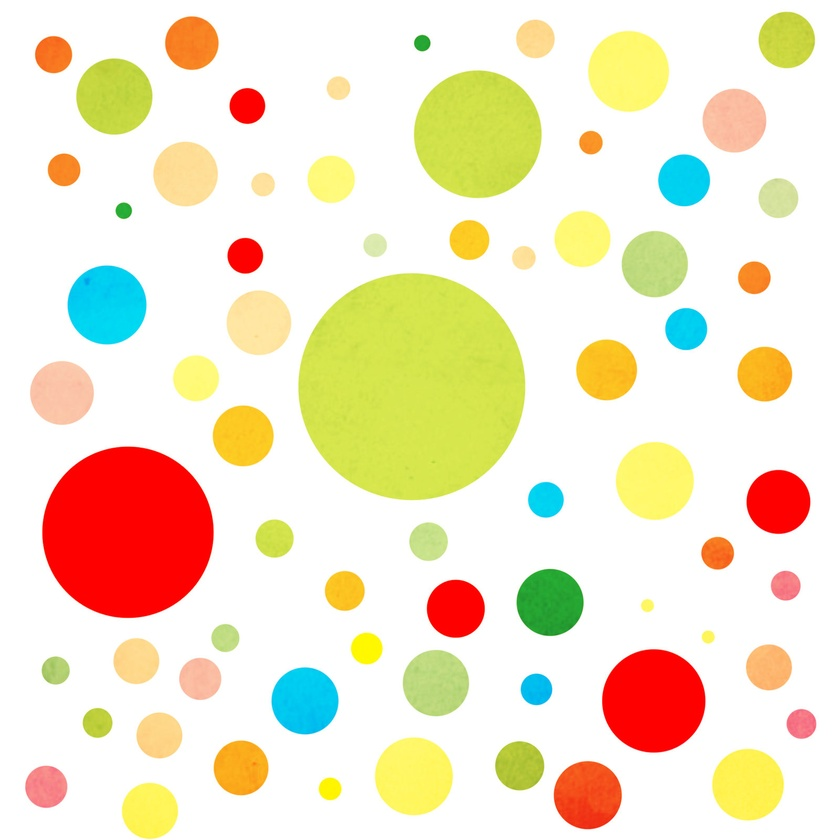
#> input picture opencv/board.jpg, 840 x 840 px, shrunk from 1600 x 1600 before the run, given in place of the camera
$ python disp_camera.py   (older library calls are emulated)
#> lines starting #> are read from the running program, lines starting #| are printed output that depends on the picture; after the words box and inside, x2 and y2 are one past the last pixel; in counts of white or black regions, pixels touching at a corner belong together
__author__ = 'andy'
import cv2
import numpy as np
import sys

cap = cv2.VideoCapture(0)

while(True):
    # Capture frame-by-frame
    ret, frame = cap.read()
#> frame is the input picture: shape (840, 840, 3); mean B, G, R 203.4, 230.3, 243
    frame = cv2.medianBlur(frame,5)
    gray = cv2.cvtColor(frame, cv2.COLOR_BGR2GRAY)
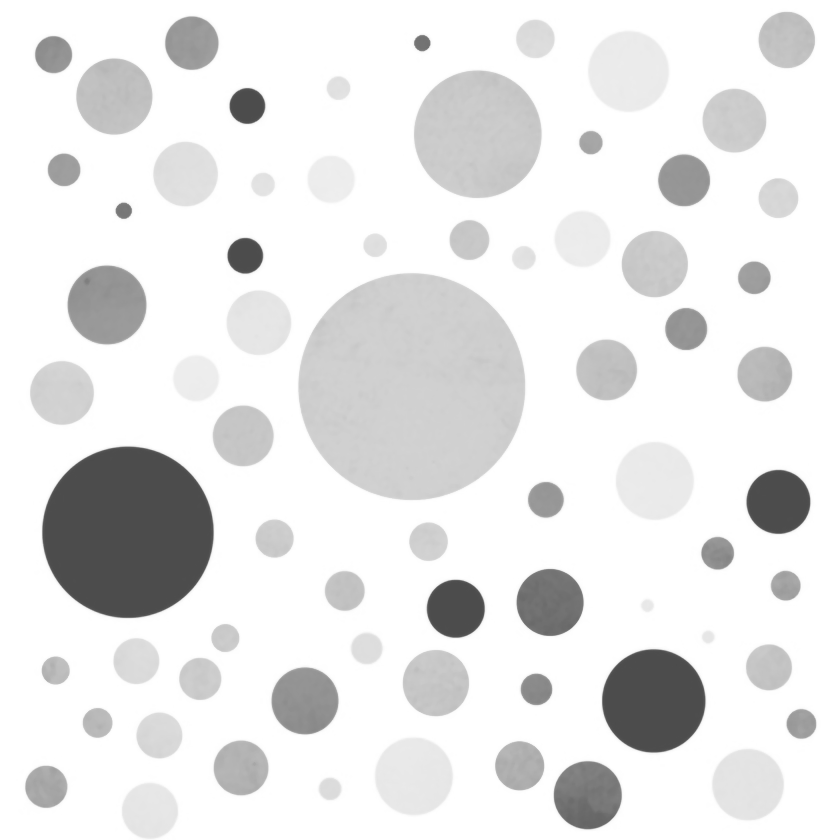
#> gray: shape (840, 840); min 75, max 255, mean 231.2

    circles = cv2.HoughCircles(gray,cv2.cv.CV_HOUGH_GRADIENT,1,10,param1=100,param2=30,minRadius=5,maxRadius=20)
#> circles = 27 rows, first 8: [344.5, 590.5, 19.4], [468.5, 239.5, 19.4], [535.5, 38.5, 19.4], [428.5, 541.5, 19.4], [777.5, 197.5, 19.4], [545.5, 499.5, 18.1], [274.5, 538.5, 19.4], [523.5, 257.5, 11.8]

    circles = np.uint16(np.around(circles))
#> circles = 27 rows, first 8: [344, 590, 19], [468, 240, 19], [536, 38, 19], [428, 542, 19], [778, 198, 19], [546, 500, 18], [274, 538, 19], [524, 258, 12]
    for i in circles[0,:]:
        # draw the outer circle
        cv2.circle(gray,(i[0],i[1]),i[2],(0,255,0),2)
        # draw the center of the circle
        cv2.circle(gray,(i[0],i[1]),2,(0,0,255),3)
#> this loop made 27 passes
#> i on passes 1 to 12: [344, 590, 19], [468, 240, 19], [536, 38, 19], [428, 542, 19], [778, 198, 19], [546, 500, 18], [274, 538, 19], [524, 258, 12], [64, 170, 17], [54, 54, 18], [366, 648, 15], [800, 724, 14]
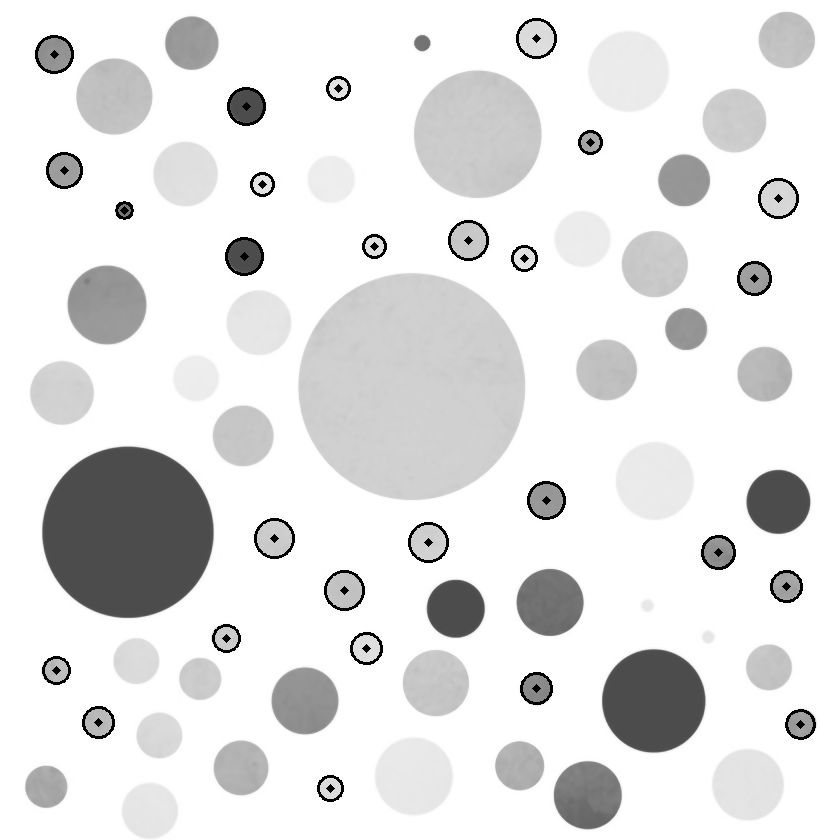
#> gray: shape (840, 840); 1.24% of pixels changed, all inside (x1, y1, x2, y2) = (35, 18, 816, 802)

    # Our operations on the frame come here


    # Display the resulting frame
    cv2.imshow('detected circles',circles)
    if cv2.waitKey(1) & 0xFF == ord('q'):
#> (key q is pressed here)
        break

# When everything done, release the capture
cap.release()
cv2.destroyAllWindows()
